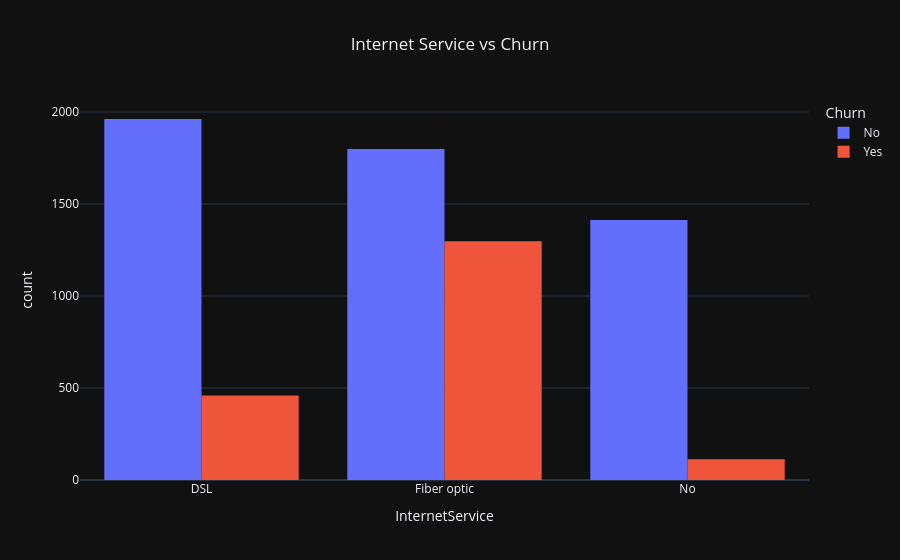

Notebook code cell kept with this figure:
### Code cell
#Internet Service vs Churn
fig=px.histogram(df,
                x='InternetService',
                color='Churn',
                barmode='group',
                title='Internet Service vs Churn')
fig.update_layout(title_x=0.5)
fig.show()

### Figure 1 — Plotly figure (JSON) as saved in the notebook; plotly's stock layout.template omitted (floating-point values rounded to 4 significant figures; data arrays with more than 128 entries replaced by an {"elided": "..."} marker saying what was removed)
{"data": [{"alignmentgroup": "True", "bingroup": "x", "hovertemplate": "Churn=No<br>InternetService=%{x}<br>count=%{y}<extra></extra>", "legendgroup": "No", "marker": {"color": "#636efa", "pattern": {"shape": ""}}, "name": "No", "offsetgroup": "No", "orientation": "v", "showlegend": true, "type": "histogram", "x": {"elided": "5174 str values"}, "xaxis": "x", "yaxis": "y"}, {"alignmentgroup": "True", "bingroup": "x", "hovertemplate": "Churn=Yes<br>InternetService=%{x}<br>count=%{y}<extra></extra>", "legendgroup": "Yes", "marker": {"color": "#EF553B", "pattern": {"shape": ""}}, "name": "Yes", "offsetgroup": "Yes", "orientation": "v", "showlegend": true, "type": "histogram", "x": {"elided": "1869 str values"}, "xaxis": "x", "yaxis": "y"}], "layout": {"barmode": "group", "legend": {"title": {"text": "Churn"}, "tracegroupgap": 0}, "title": {"text": "Internet Service vs Churn", "x": 0.5}, "xaxis": {"anchor": "y", "domain": [0, 1], "title": {"text": "InternetService"}}, "yaxis": {"anchor": "x", "domain": [0, 1], "title": {"text": "count"}}}}
